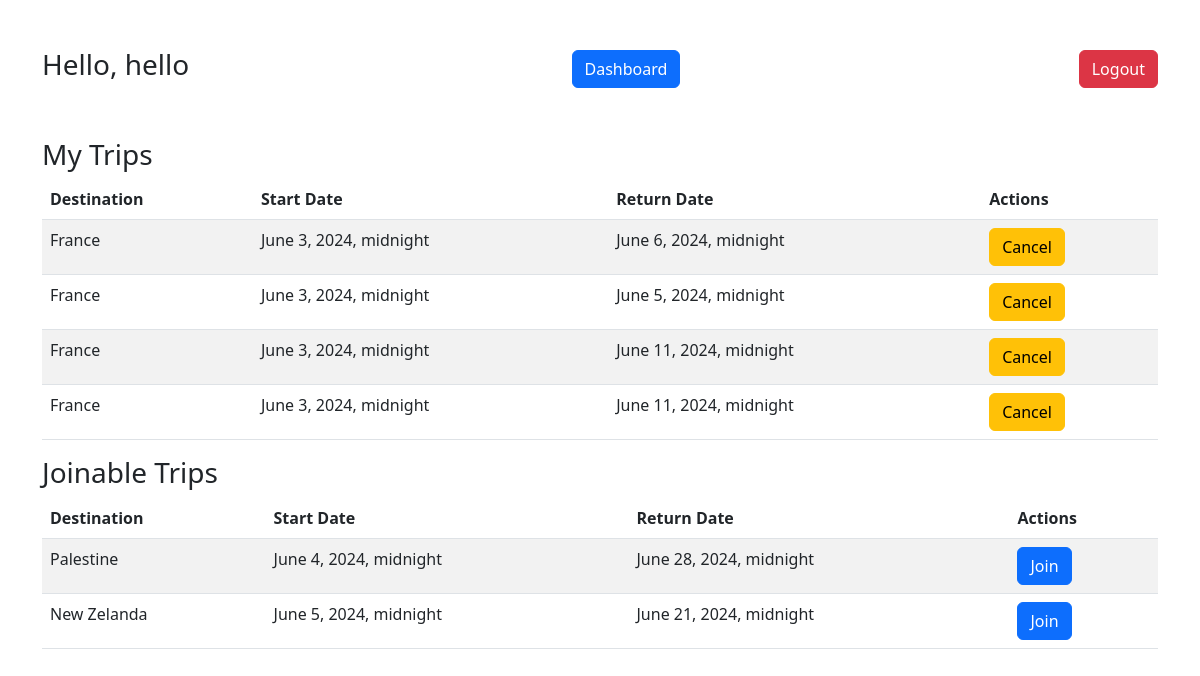
The app's page /mytrips (signed in) with its own data.
### myapp/models.py (models this page shows)
class User(models.Model):
    firstname = models.CharField(max_length=255)
    lastname = models.CharField(max_length=255)
    email = models.CharField(max_length=255)
    password = models.CharField(max_length=255)
    created_at = models.DateTimeField(auto_now_add=True)
    updated_at = models.DateTimeField(auto_now=True)
    objects = UserManager()

class Trip(models.Model):
    destination = models.CharField(max_length=255)
    start_date = models.DateTimeField()
    end_date = models.DateTimeField()
    travelers = models.ManyToManyField(User, related_name="trips")
    itinerary = models.CharField(max_length=50)
    created_at = models.DateTimeField(auto_now_add=True)
    updated_at = models.DateTimeField(auto_now=True)
    organizer = models.ForeignKey(User, related_name="user_trips", on_delete=models.CASCADE)
    objects = TripManager()

### myapp/views.py (the view)
# urls.py: path('mytrips', views.my_trips, name='my_trips'),
def my_trips(request):
    if 'user_id' not in request.session:
        return redirect('/')
    user = User.objects.get(id=request.session['user_id'])
    my_trips = user.trips.all()
    joinable_trips = Trip.objects.exclude(travelers=user)
    context = {
        'user': user,
        'my_trips': my_trips,
        'joinable_trips': joinable_trips,
    }
    return render(request, 'mytrips.html', context)

### myapp/Templates/mytrips.html (shortened to what this page needs)
<!DOCTYPE html>
<html lang="en">
<head>
    <link href="https://cdn.jsdelivr.net/npm/bootstrap@5.2.0-beta1/dist/css/bootstrap.min.css" rel="stylesheet">
</head>
<body>
    <div class="container mt-5">
        <div class="d-flex justify-content-between align-items-center">
            <h3>Hello, {{ user.firstname }}</h3>
            <a href="/dashboard" class="btn btn-primary me-3">Dashboard</a>
            <a href="/logout" class="btn btn-danger">Logout</a>
        </div>
    </div>
    <div class="container mt-5">
        <h3>My Trips</h3>
        <table class="table table-striped">
            <thead>
                <tr>
                    <th>Destination</th>
                    <th>Start Date</th>
                    <th>Return Date</th>
                    <th>Actions</th>
                </tr>
            </thead>
            <tbody>
                {% for trip in my_trips %}
                <tr>
                    <td>{{ trip.destination }}</td>
                    <td>{{ trip.start_date }}</td>
                    <td>{{ trip.end_date }}</td>
                    <td>
                        <form action="{% url 'leave_trip' trip.id %}" method="POST">
                            <button type="submit" class="btn btn-warning">Cancel</button>
                        </form>
                    </td>
                </tr>
                {% endfor %}
            </tbody>
        </table>
        <h3>Joinable Trips</h3>
        <table class="table table-striped">
            <thead>
                <tr>
                    <th>Destination</th>
                    <th>Start Date</th>
                    <th>Return Date</th>
                    <th>Actions</th>
                </tr>
            </thead>
            <tbody>
                {% for trip in joinable_trips %}
                <tr>
                    <td>{{ trip.destination }}</td>
                    <td>{{ trip.start_date }}</td>
                    <td>{{ trip.end_date }}</td>
                    <td>
                        <form action="{% url 'join_trip' trip.id %}" method="POST">
                            <button type="submit" class="btn btn-primary">Join</button>
                        </form>
                    </td>
                </tr>
                {% endfor %}
            </tbody>
        </table>
    </div>
</body>
</html>

### records on screen
User: firstname "hello"
Trip: destination "France", start_date "June 3, 2024, midnight", end_date "June 6, 2024, midnight"
Trip: destination "France", start_date "June 3, 2024, midnight", end_date "June 5, 2024, midnight"
Trip: destination "France", start_date "June 3, 2024, midnight", end_date "June 11, 2024, midnight"
Trip: destination "France", start_date "June 3, 2024, midnight", end_date "June 11, 2024, midnight"
Trip: destination "Palestine", start_date "June 4, 2024, midnight", end_date "June 28, 2024, midnight"
Trip: destination "New Zelanda", start_date "June 5, 2024, midnight", end_date "June 21, 2024, midnight"
